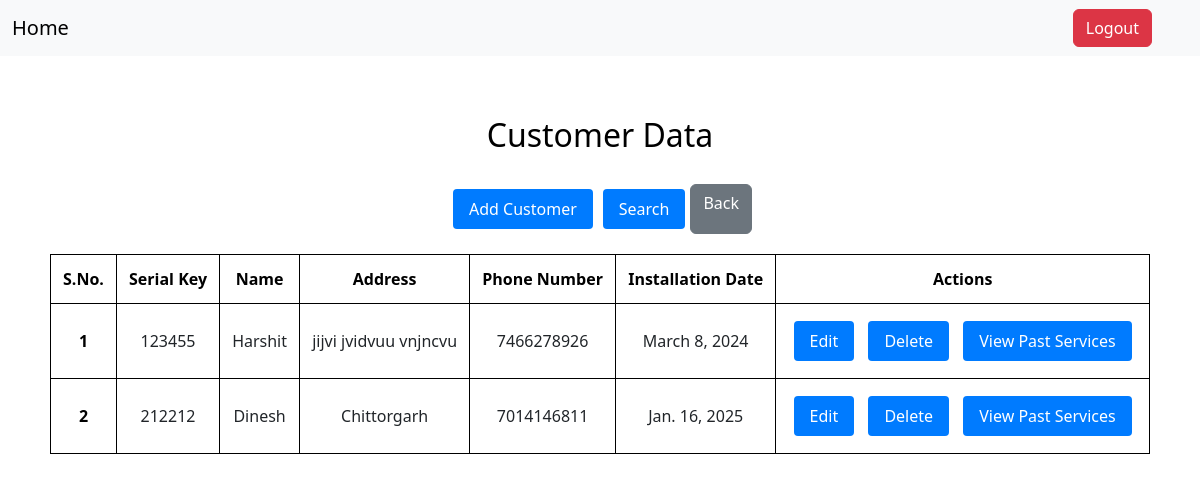
Page /next1/home/ on the committed database.
### core/models.py (models this page shows, shortened)
class Customer(models.Model):
    serial_key = models.IntegerField(max_length=8, unique=True)
    name = models.CharField(max_length=60)
    address = models.TextField()
    phone = models.IntegerField()
    installation_date = models.DateField()

### core/views.py (the view)
# urls.py: path('next1/home/', home, name='cust_data'),
def home(request):
    customer = Customer.objects.all()
    return render(request, 'home.html', {'cust_data': customer})

### core/templates/home.html (shortened to what this page needs)
{% extends "base.html" %}
{% block main-content %}
<section class="container">
    <h2 class="heading">Customer Data</h2>
    <div class="d-flex justify-content-center g-3">
        <a href="{% url 'add-cust' %}" class="btn-custom">Add Customer</a>
        <a href="{% url 'search_customer' %}" class="btn-custom">Search</a>
        <a href="{% url 'next1' %}" class="btn btn-secondary">Back</a>
    </div>
    <table class="table-custom">
        <thead>
            <tr>
                <th>S.No.</th>
                <th>Serial Key</th>
                <th>Name</th>
                <th>Address</th>
                <th>Phone Number</th>
                <th>Installation Date</th>
                <th>Actions</th>
            </tr>
        </thead>
        <tbody>
            {% for index in cust_data %}
                <tr>
                    <th scope="row">{{ forloop.counter }}</th>
                    <td>{{ index.serial_key }}</td>
                    <td>{{ index.name }}</td>
                    <td>{{ index.address }}</td>
                    <td>{{ index.phone }}</td>
                    <td>{{ index.installation_date }}</td>
                    <td>
                        <a href="{% url 'edit-cust' index.id %}" class="btn-custom">Edit</a>
                        <form action="{% url 'delete-cust' %}" method="post" class="actions-form">
                            <button type="submit" class="btn-custom">Delete</button>
                        </form>
                        <a href="{% url 'search_customer' %}?id={{ index.id }}" class="btn-custom">View Past Services</a>
                    </td>
                </tr>
            {% endfor %}
        </tbody>
    </table>
</section>
{% endblock main-content %}

### core/templates/base.html (shortened to what this page needs)
<!DOCTYPE html>
<html lang="en">
  <head>
    <link href="https://cdn.jsdelivr.net/npm/bootstrap@5.3.7/dist/css/bootstrap.min.css" rel="stylesheet">
  </head>
  <body>
    <nav class="navbar navbar-expand-lg bg-body-tertiary">
      <div class="container-fluid">
        <a class="navbar-brand" href="/next1">Home</a>
      </div>
      <a href="{% url "logged_out" %}"><button class="btn btn-danger me-5" type="submit">Logout</button></a>
  </nav>
  {% block main-content %}{% endblock main-content %}
  </body>
</html>

### core/templates/home.html (style rules this page uses)
.container { margin-top: 40px; padding: 20px; }
.heading { text-align: center; margin-bottom: 30px; font-size: 2rem; color: black; }
.btn-custom { padding: 8px 16px; margin: 5px; background-color: #007bff; color: white; border: none; border-radius: 4px; cursor: pointer; transition: background 0.3s ease; text-decoration: none; display: inline-block; }
.table-custom { width: 100%; border-collapse: collapse; margin-top: 20px; }
.table-custom th, .table-custom td { border: 1px solid black; padding: 12px; text-align: center; }
.table-custom th { color: black; }
.actions-form { display: inline-block; }

### rows in the picture
Customer: serial_key "123455", name "Harshit", address "jijvi jvidvuu vnjncvu", phone "7466278926", installation_date "March 8, 2024"
Customer: serial_key "212212", name "Dinesh", address "Chittorgarh", phone "7014146811", installation_date "Jan. 16, 2025"
